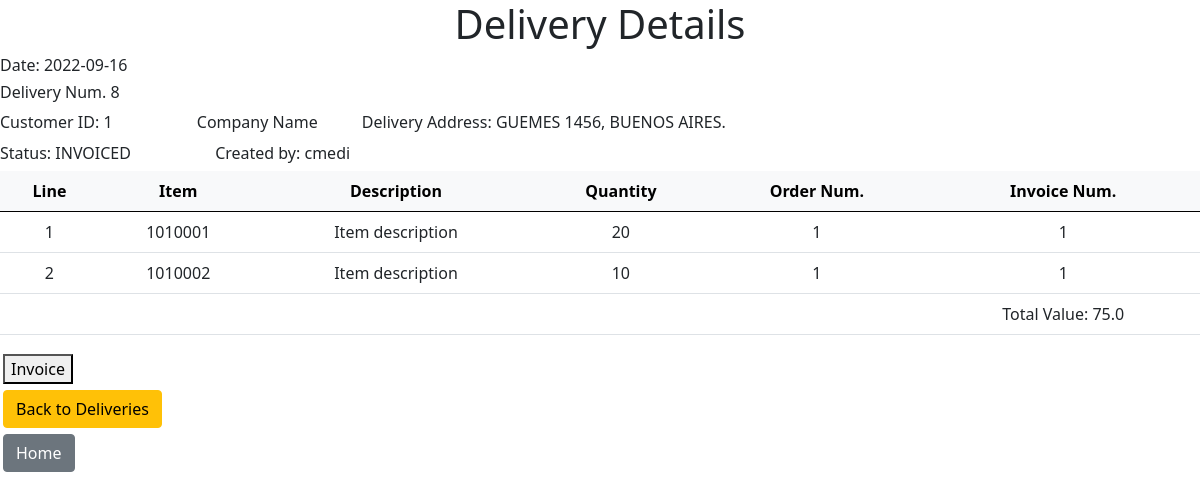
/delivery_details?delivery_id=8, run on the app's committed database.
### tables this page shows
CREATE TABLE delivery_header (date DATE DEFAULT CURRENT_DATE, id INTEGER PRIMARY KEY AUTOINCREMENT, customer_id INTEGER, total_net_value FLOAT, delivery_address BLOB, created_by TEXT, status TEXT DEFAULT CREATED, invoice_num INTEGER, FOREIGN KEY (customer_id) REFERENCES customers (id) ON DELETE RESTRICT, FOREIGN KEY (created_by) REFERENCES users (username) ON DELETE RESTRICT, FOREIGN KEY (invoice_num) REFERENCES invoice_header (invoice_num) ON DELETE RESTRICT);

CREATE TABLE delivery_body (id INTEGER NOT NULL, item_id INTEGER NOT NULL, line_ref INTEGER, quantity INTEGER NOT NULL, sorder_num INTEGER NOT NULL, net_price FLOAT NOT NULL, FOREIGN KEY (id) REFERENCES delivery_header (id) ON DELETE CASCADE, FOREIGN KEY (item_id) REFERENCES items (id) ON DELETE RESTRICT, FOREIGN KEY (sorder_num) REFERENCES sorder_header (order_num) ON DELETE RESTRICT);

### app.py (the view)
@app.route("/delivery_details", methods=["GET"])
def delivery_details():
    delivery_id = request.args.get("delivery_id")
    header = db.execute(
        "SELECT * FROM delivery_header WHERE id = ?", delivery_id
    )
    bodies = db.execute(
        "SELECT * FROM delivery_body WHERE id = ?", delivery_id
    )
    return render_template("delivery_details.html", header=header, bodies=bodies)

### app.py (called while the page is built)
@app.after_request
def after_request(response):
    response.headers["Cache-Control"] = "no-cache, no-store, must-revalidate"
    response.headers["Expires"] = 0
    response.headers["Pragma"] = "no-cache"
    return response

### templates/delivery_details.html (shortened to what this page needs)
{% extends "layout.html" %}
{% block body %}
    <h1 class="text-center">Delivery Details</h1>
    <div>
        <div class="h6">Date: {{ header[0]["date"] }}</div>
        <div class="h6">Delivery Num. {{ header[0]["id"] }}</div>
    </div>
    <div>
        <div class="h6" style="display: inline-block; padding-right: 40px">Customer ID: {{ header[0]["customer_id"] }}</div>
        <div class="h6" style="display: inline-block; padding-left: 40px">Company Name</div>
        <div class="h6" style="display: inline-block; padding-left: 40px;">Delivery Address: {{ header[0]["delivery_address"] }}</div>
    </div>
    <div>
        <div class="h6" style="display: inline-block; padding-right: 40px">Status: {{ header[0]["status"] }}</div>
        <div class="h6" style="display: inline-block; padding-left: 40px">Created by: {{ header[0]["created_by"] }}</div>
    </div>
    <table class="table text-center">
        <thead class="table-light">
            <tr>
                <th>Line</th>
                <th>Item</th>
                <th>Description</th>
                <th>Quantity</th>
                <th>Order Num.</th>
                <th>Invoice Num.</th>
            </tr>
        </thead>
        <tbody>
            {% for body in bodies %}
            <tr>
                <td>{{ body["line_ref"] }}</td>
                <td>{{ body["item_id"] }}</td>
                <td>Item description</td>
                <td>{{ body["quantity"] }}</td>
                <td>{{ body["sorder_num"] }}</td>
                <td>{{ header[0]["invoice_num"] }}</td>
            </tr>
            {% endfor %}
            <tr>
                <td></td>
                <td></td>
                <td></td>
                <td></td>
                <td></td>
                <td>Total Value: {{ header[0]["total_net_value"] }}</td>
        </tbody>
    </table>
    <form method="get" action="/" style="padding: 3px;">
        <button type="submit">Invoice</button>
    </form>
    <form method="get" action="/list_of_deliveries" style="padding: 3px;">
        <button class="btn btn-warning" type="submit">Back to Deliveries</button>
    </form>
    <form method="get" action="/" style="padding: 3px;">
        <button class="btn btn-secondary" type="submit">Home</button>
    </form>
{% endblock %}

### data on the page
delivery_header: date "2022-09-16", id "8", customer "1", delivery_address "GUEMES 1456, BUENOS AIRES.", status "INVOICED", created_by "cmedi", invoice_num "1", total_net_value "75.0"
delivery_body: line_ref "1", item_id "1010001", quantity "20", sorder_num "1"
delivery_body: line_ref "2", item_id "1010002", quantity "10", sorder_num "1"
